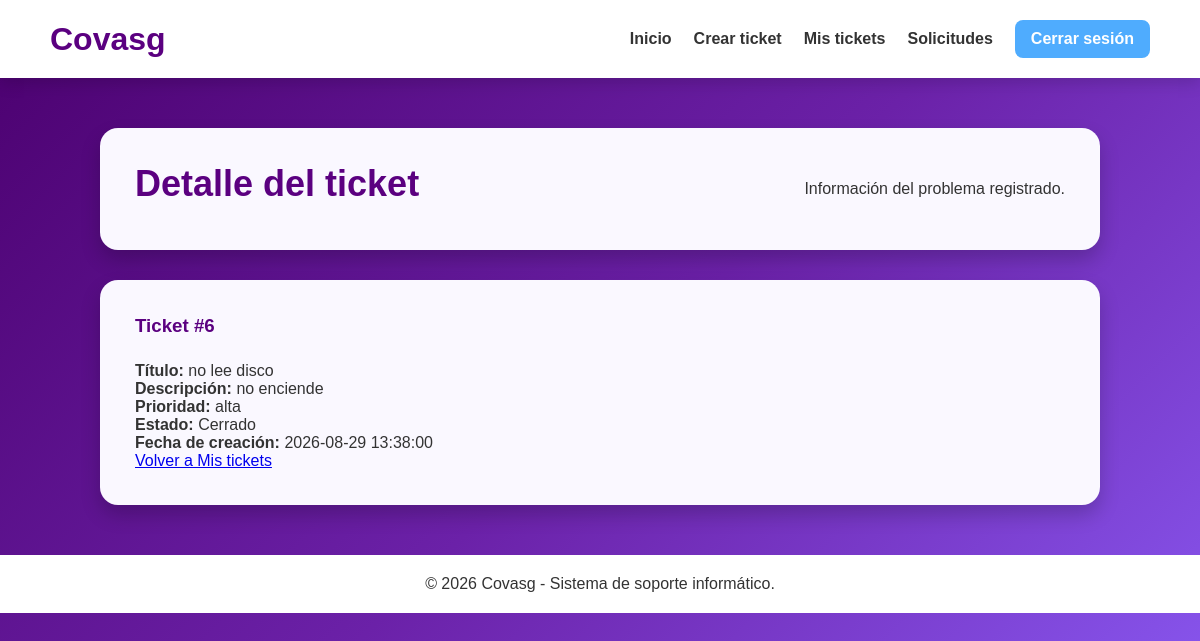
Screenshot of /usuario/detalleticket.php?id=6 with the database file from the repository.
### tables this page shows
CREATE TABLE `ticket` (
  `id_ticket` int(11) NOT NULL AUTO_INCREMENT,
  `id_usuario` int(11) NOT NULL,
  `titulo` varchar(150) NOT NULL,
  `descripcion` text NOT NULL,
  `prioridad` varchar(20) NOT NULL,
  `estado` varchar(20) NOT NULL,
  `fecha_creacion` datetime NOT NULL DEFAULT current_timestamp(),
  `fecha_clierre` datetime DEFAULT NULL,
  PRIMARY KEY (`id_ticket`),
  KEY `fk_ticket_usuario` (`id_usuario`),
  CONSTRAINT `fk_ticket_usuario` FOREIGN KEY (`id_usuario`) REFERENCES `usuario` (`id_usuario`) ON UPDATE CASCADE
);

### usuario/detalleticket.php (the view, shortened to what this page needs)
<?php
include("../php/conexion.php");
$id_ticket = $_GET["id"];
$consulta = "SELECT * FROM ticket WHERE id_ticket = '$id_ticket'";
$resultado = mysqli_query($conexion, $consulta);
$ticket = mysqli_fetch_assoc($resultado);
?>
<!DOCTYPE html>
<html lang="es">
<head>
    <link rel="stylesheet" href="cssusuario/estilodetalleticket.css">
</head>
<body>
<header>
    <h1>Covasg</h1>
    <nav>
        <a href="usuario.html">Inicio</a>
        <a href="ticket.html">Crear ticket</a>
        <a href="misticket.php">Mis tickets</a>
        <a href="crearsolicitud.html">Solicitudes</a>
        <a href="../php/cerrarsesion.php" class="cerrar-sesion">Cerrar sesión</a>
    </nav>
</header>
<main>
    <section class="titulo">
        <h2>Detalle del ticket</h2>
        <p>
            Información del problema registrado.
        </p>
    </section>
    <section class="detalle">
        <h3>
            Ticket #<?php echo $ticket["id_ticket"]; ?>
        </h3>
        <p>
            <strong>Título:</strong>
            <?php echo $ticket["titulo"]; ?>
        </p>
        <p>
            <strong>Descripción:</strong>
            <?php echo $ticket["descripcion"]; ?>
        </p>
        <p>
            <strong>Prioridad:</strong>
            <?php echo $ticket["prioridad"]; ?>
        </p>
        <p>
            <strong>Estado:</strong>
            <?php echo $ticket["estado"]; ?>
        </p>
        <p>
            <strong>Fecha de creación:</strong>
            <?php echo $ticket["fecha_creacion"]; ?>
        </p>
        <a href="misticket.php">Volver a Mis tickets</a>
    </section>
</main>
<footer>
    <p>© 2026 Covasg - Sistema de soporte informático.</p>
</footer>
</body>
</html>

### usuario/cssusuario/estilodetalleticket.css (style rules this page uses)
* { margin:0; padding:0; box-sizing:border-box; font-family:Arial, Helvetica, sans-serif; }
body { min-height:100vh; background:linear-gradient(135deg,#4b006e,#6b21a8,#8b5cf6); color:#333; }
header { background:white; padding:20px 50px; display:flex; justify-content:space-between; align-items:center; box-shadow:0 5px 15px rgba(0,0,0,.15); }
header h1 { color:#5b0080; }
nav { display:flex; align-items:center; flex-wrap:wrap; }
nav a { color:#333; text-decoration:none; font-weight:bold; margin-left:22px; transition:.3s; }
nav .cerrar-sesion { background:#4facfe; color:white; padding:10px 16px; border-radius:8px; }
main { width:90%; max-width:1000px; margin:50px auto; }
section { background:#faf8ff; padding:35px; border-radius:18px; box-shadow:0 10px 20px rgba(0,0,0,.2); margin-bottom:30px; }
.titulo { display:flex; justify-content:space-between; align-items:center; gap:20px; }
.titulo h2 { color:#5b0080; font-size:36px; margin-bottom:10px; }
.detalle h3, .seguimiento h3, .respuesta h3 { color:#5b0080; margin-bottom:25px; }
footer { background:white; text-align:center; padding:20px; margin-top:50px; }

### rows the page displays
ticket: id_ticket "6", titulo "no lee disco", descripcion "no enciende", prioridad "alta", estado "Cerrado", fecha_creacion "2026-08-29 13:38:00"
